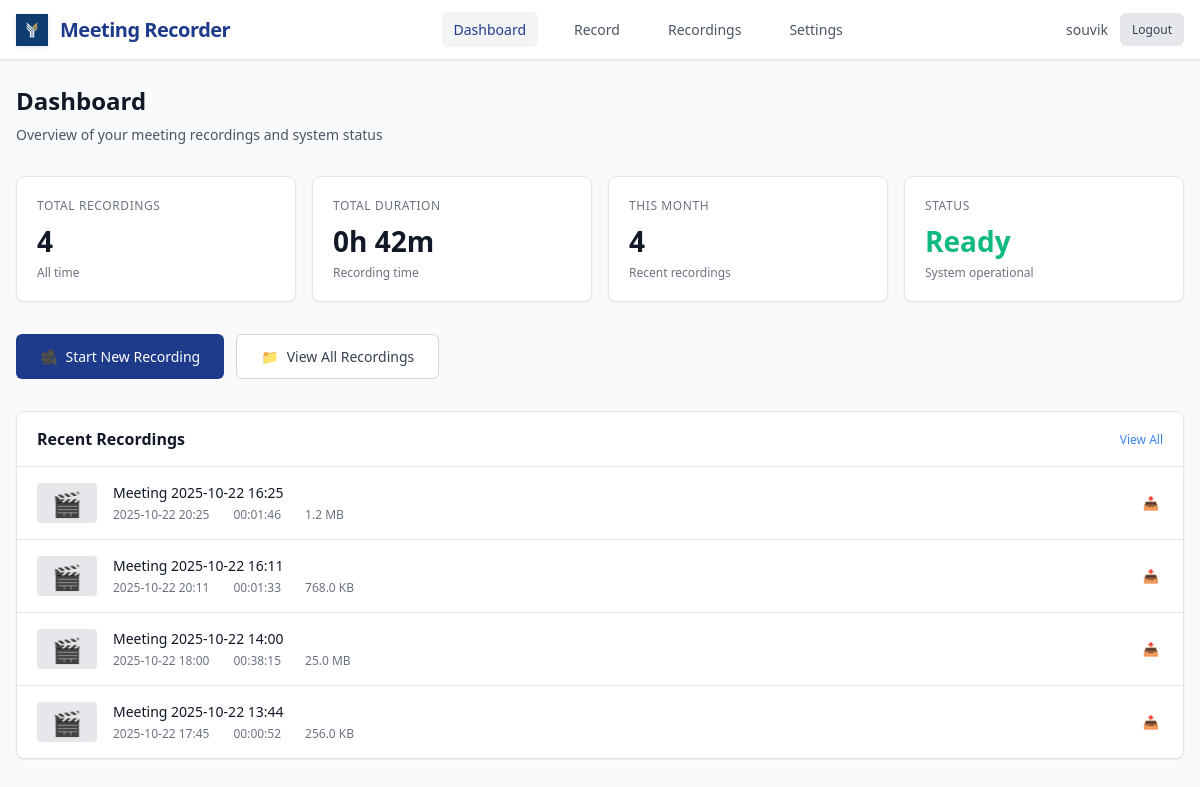
Page /dashboard (signed in) on the committed database.
### models.py (models this page shows, shortened)
class User(UserMixin, db.Model):
    id = db.Column(db.Integer, primary_key=True)
    username = db.Column(db.String(80), unique=True, nullable=False)
    email = db.Column(db.String(120), unique=True, nullable=False)
    password_hash = db.Column(db.String(128))
    created_at = db.Column(db.DateTime, default=datetime.utcnow)
    is_active = db.Column(db.Boolean, default=True)
    default_monitor = db.Column(db.String(200))  # Default monitor for recordings
    auto_delete_days = db.Column(db.Integer, default=30)  # Auto-delete recordings after N days
    recordings = db.relationship('Recording', backref='user', lazy=True)

class Recording(db.Model):
    id = db.Column(db.Integer, primary_key=True)
    title = db.Column(db.String(200), nullable=False)
    filename = db.Column(db.String(255), nullable=False)
    file_path = db.Column(db.String(500), nullable=False)
    file_size = db.Column(db.BigInteger, default=0)  # in bytes
    duration = db.Column(db.Integer, default=0)  # in seconds
    created_at = db.Column(db.DateTime, default=datetime.utcnow)
    started_at = db.Column(db.DateTime)
    ended_at = db.Column(db.DateTime)
    monitor_name = db.Column(db.String(200))
    resolution = db.Column(db.String(50))  # e.g., "1920x1080"
    uploaded = db.Column(db.Boolean, default=False)
    upload_url = db.Column(db.String(500))
    user_id = db.Column(db.Integer, db.ForeignKey('user.id'), nullable=False)
    status = db.Column(db.String(50), default='completed')  # recording, processing, completed, failed
    @property
    def duration_formatted(self):
        if not self.duration:
            return "00:00:00"
        hours = self.duration // 3600
        minutes = (self.duration % 3600) // 60
        seconds = self.duration % 60
        return f"{hours:02d}:{minutes:02d}:{seconds:02d}"
    @property
    def file_size_formatted(self):
        if not self.file_size:
            return "0 B"
        size = self.file_size  # Work with a copy to avoid modifying the actual value
        for unit in ['B', 'KB', 'MB', 'GB']:
            if size < 1024:
                return f"{size:.1f} {unit}"
            size /= 1024
        return f"{size:.1f} TB"

### app.py (the view)
@app.route('/dashboard')
@login_required
def dashboard():
    recent_recordings = Recording.query.filter_by(user_id=current_user.id)\
        .order_by(Recording.created_at.desc()).limit(6).all()
    total_recordings = Recording.query.filter_by(user_id=current_user.id).count()
    total_duration = db.session.query(db.func.sum(Recording.duration))\
        .filter_by(user_id=current_user.id).scalar() or 0
    return render_template('dashboard.html',
                         recent_recordings=recent_recordings,
                         total_recordings=total_recordings,
                         total_duration=total_duration)

### app.py (called while the page is built)
@login_manager.user_loader
def load_user(user_id):
    return User.query.get(int(user_id))

### templates/dashboard.html (shortened to what this page needs)
{% extends "base.html" %}
{% block content %}
<div class="page-header">
    <h1 class="page-title">Dashboard</h1>
    <p class="page-subtitle">Overview of your meeting recordings and system status</p>
</div>
<div class="stats-grid">
    <div class="stat-card">
        <div class="stat-label">Total Recordings</div>
        <div class="stat-value">{{ total_recordings }}</div>
        <div class="stat-subtext">All time</div>
    </div>
    <div class="stat-card">
        <div class="stat-label">Total Duration</div>
        <div class="stat-value">{{ (total_duration // 3600) }}h {{ ((total_duration % 3600) // 60) }}m</div>
        <div class="stat-subtext">Recording time</div>
    </div>
    <div class="stat-card">
        <div class="stat-label">This Month</div>
        <div class="stat-value">{{ recent_recordings|length }}</div>
        <div class="stat-subtext">Recent recordings</div>
    </div>
    <div class="stat-card">
        <div class="stat-label">Status</div>
        <div class="stat-value" style="color: var(--success-green);">Ready</div>
        <div class="stat-subtext">System operational</div>
    </div>
</div>
<div class="actions-section">
    <div class="action-buttons">
        <a href="/record" class="btn-primary">
            <span>🎥</span>
            Start New Recording
        </a>
        <a href="/recordings" class="btn-secondary">
            <span>📁</span>
            View All Recordings
        </a>
    </div>
</div>
<div class="recent-recordings">
    <div class="section-header">
        <h2 class="section-title">Recent Recordings</h2>
        <a href="/recordings" class="view-all-link">View All</a>
    </div>
    {% if recent_recordings %}
        <div class="recordings-list">
            {% for recording in recent_recordings %}
            <div class="list-item" onclick="playRecording('{{ recording.id }}', event)">
                <div class="list-thumbnail">
                    {% if recording.file_path %}
                        🎬
                    {% else %}
                        📹
                    {% endif %}
                </div>
                <div class="list-info">
                    <div class="list-title">{{ recording.title }}</div>
                    <div class="list-meta">
                        <span>{{ recording.created_at.strftime('%Y-%m-%d %H:%M') }}</span>
                        <span>{{ recording.duration_formatted }}</span>
                        <span>{{ recording.file_size_formatted }}</span>
                    </div>
                </div>
                <div class="list-actions">
                    <a href="{{ url_for('download_recording', recording_id=recording.id) }}"
                       class="download-btn"
                       onclick="event.stopPropagation()"
                       title="Download recording">
                        📥
                    </a>
                </div>
            </div>
            {% endfor %}
        </div>
    {% else %}
        <div class="empty-state">
            <div class="empty-icon">📹</div>
            <p>No recordings yet. Start your first meeting recording!</p>
        </div>
    {% endif %}
</div>
{% endblock %}

### templates/base.html (shortened to what this page needs)
<!DOCTYPE html>
<html lang="en">
<head>
</head>
<body>
    <header class="header">
        <div class="header-content">
            <a href="{{ url_for('dashboard') }}" class="logo">
                <img src="{{ url_for('static', filename='image.png') }}" alt="FYE Labs" class="logo-image">
                <span class="logo-text">Meeting Recorder</span>
            </a>
            <nav class="nav-menu">
                <a href="{{ url_for('dashboard') }}" class="nav-link {% if request.endpoint == 'dashboard' %}active{% endif %}">Dashboard</a>
                <a href="{{ url_for('record') }}" class="nav-link {% if request.endpoint == 'record' %}active{% endif %}">Record</a>
                <a href="{{ url_for('recordings') }}" class="nav-link {% if request.endpoint == 'recordings' %}active{% endif %}">Recordings</a>
                <a href="{{ url_for('settings') }}" class="nav-link {% if request.endpoint == 'settings' %}active{% endif %}">Settings</a>
            </nav>
            <div class="user-menu">
                <span class="user-info">{{ current_user.username }}</span>
                <a href="/logout" class="logout-btn">Logout</a>
            </div>
        </div>
    </header>
    <main class="container">
        {% block content %}{% endblock %}
    </main>
</body>
</html>

### templates/dashboard.html (style rules this page uses)
.stats-grid { display: grid; grid-template-columns: repeat(auto-fit, minmax(200px, 1fr)); gap: 1rem; margin-bottom: 2rem; }
.stat-card { background: white; border: 1px solid var(--gray-200); border-radius: 8px; padding: 1.25rem; box-shadow: var(--shadow-sm); }
.stat-label { font-size: 0.75rem; color: var(--gray-500); text-transform: uppercase; letter-spacing: 0.05em; margin-bottom: 0.5rem; }
.stat-value { font-size: 1.75rem; font-weight: 600; color: var(--gray-900); }
.stat-subtext { font-size: 0.75rem; color: var(--gray-500); margin-top: 0.25rem; }
.actions-section { margin-bottom: 2rem; }
.action-buttons { display: flex; gap: 0.75rem; flex-wrap: wrap; }
.recent-recordings { background: white; border: 1px solid var(--gray-200); border-radius: 8px; box-shadow: var(--shadow-sm); }
.section-header { padding: 1rem 1.25rem; border-bottom: 1px solid var(--gray-200); display: flex; justify-content: space-between; align-items: center; }
.section-title { font-size: 1rem; font-weight: 600; color: var(--gray-900); }
.view-all-link { color: var(--secondary-blue); font-size: 0.75rem; text-decoration: none; font-weight: 500; }
.recordings-list { background: white; border-radius: 8px; overflow: hidden; box-shadow: var(--shadow-sm); padding: 0; }
.list-item { display: flex; align-items: center; padding: 1rem 1.25rem; border-bottom: 1px solid var(--gray-200); cursor: pointer; transition: background-color 0.2s; }
.list-item:last-child { border-bottom: none; }
.list-thumbnail { width: 60px; height: 40px; background: var(--gray-200); border-radius: 4px; margin-right: 1rem; display: flex; align-items: center; justify-content: center; color: var(--gray-400); font-size: 1.5rem; flex-shrink: 0; }
.list-info { flex: 1; min-width: 0; }
.list-title { font-size: 0.875rem; font-weight: 500; color: var(--gray-900); margin-bottom: 0.25rem; overflow: hidden; text-overflow: ellipsis; white-space: nowrap; }
.list-meta { display: flex; gap: 1.5rem; font-size: 0.75rem; color: var(--gray-500); }
.list-actions { display: flex; gap: 0.5rem; align-items: center; flex-shrink: 0; }
.download-btn { color: var(--gray-400); text-decoration: none; padding: 0.25rem; border-radius: 4px; transition: color 0.2s, background-color 0.2s; }

### rows in the picture
User: username "souvik"
Recording: title "Meeting 2025-10-22 16:25", created_at "2025-10-22 20:25", duration_formatted "00:01:46", file_size_formatted "1.2 MB"
Recording: title "Meeting 2025-10-22 16:11", created_at "2025-10-22 20:11", duration_formatted "00:01:33", file_size_formatted "768.0 KB"
Recording: title "Meeting 2025-10-22 14:00", created_at "2025-10-22 18:00", duration_formatted "00:38:15", file_size_formatted "25.0 MB"
Recording: title "Meeting 2025-10-22 13:44", created_at "2025-10-22 17:45", duration_formatted "00:00:52", file_size_formatted "256.0 KB"

### other values in the picture
{{ total_recordings }} "4"
{{ (total_duration // 3600) }} "0"
{{ ((total_duration % 3600) // 60) }} "42"
{{ recent_recordings|length }} "4"
